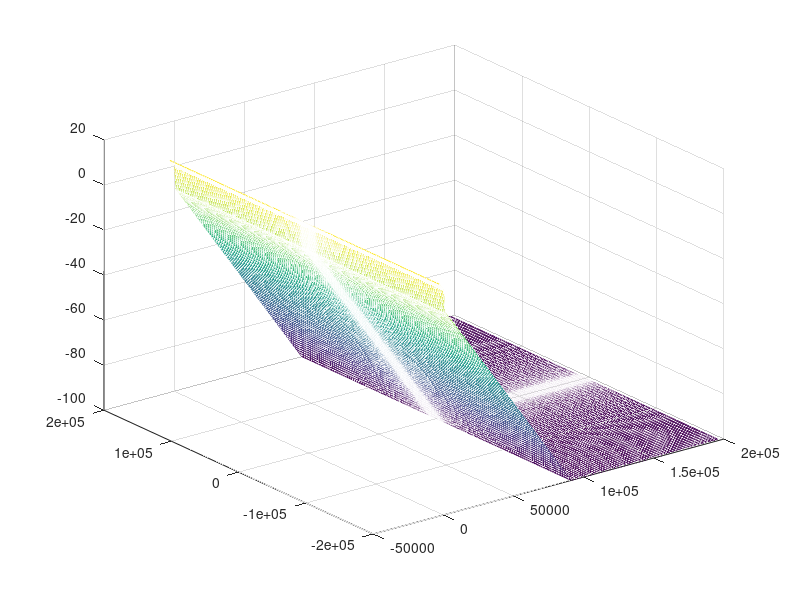
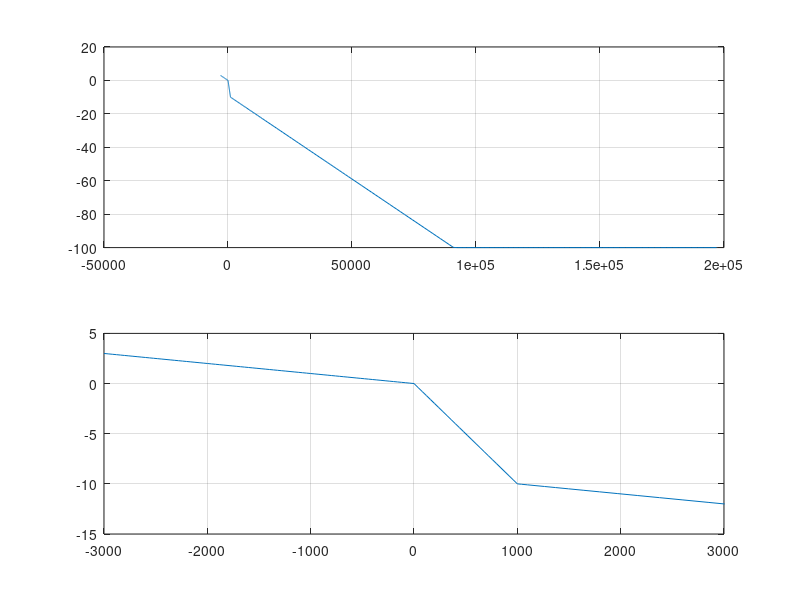

Reproduce these figures in MATLAB, in order.
clear all
close all
xy=load('xymast.dat');
[m,n]=size(xy);
x=xy(1:m/2,1:n);
y=xy((m/2+1):m,1:n);
h=load('depth.dat');

mesh(x,y,-h)
figure(2)
subplot(211)
plot(x(1,:),-h(1,:))
grid
subplot(212)
plot(x(1,:),-h(1,:))
axis([-3000 3000 -15 5])
grid
